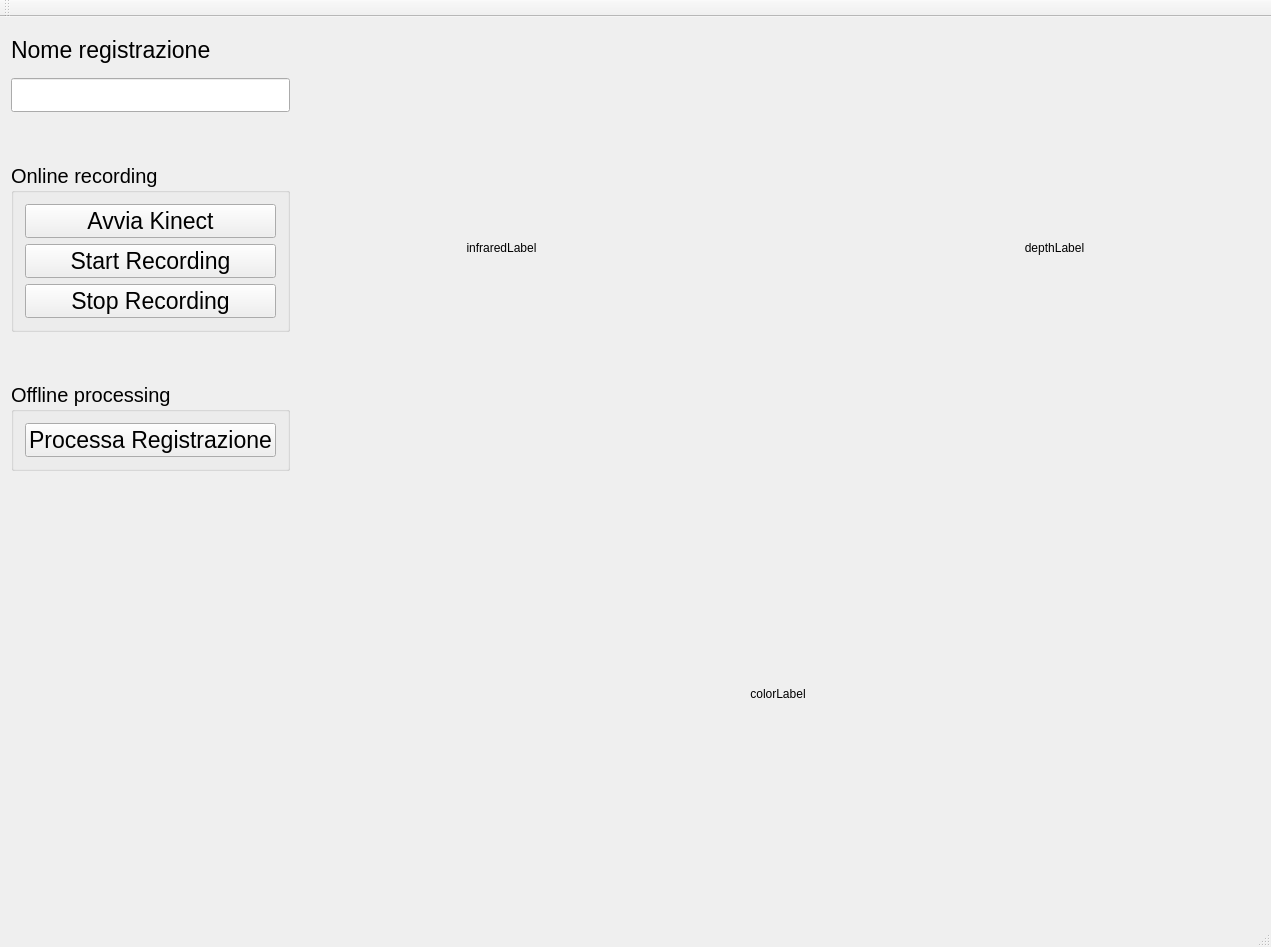
<?xml version="1.0" encoding="UTF-8"?>
<ui version="4.0">
 <class>QtWidgetsApplication1Class</class>
 <widget class="QMainWindow" name="QtWidgetsApplication1Class">
  <property name="geometry">
   <rect>
    <x>0</x>
    <y>0</y>
    <width>1271</width>
    <height>947</height>
   </rect>
  </property>
  <property name="windowTitle">
   <string>QtWidgetsApplication1</string>
  </property>
  <widget class="QWidget" name="centralWidget">
   <layout class="QHBoxLayout" name="horizontalLayout_2" stretch="1,4">
    <item>
     <layout class="QVBoxLayout" name="verticalLayout" stretch="1,1,1,1,1,1,10">
      <item>
       <widget class="QLabel" name="label">
        <property name="font">
         <font>
          <pointsize>17</pointsize>
         </font>
        </property>
        <property name="text">
         <string>Nome registrazione</string>
        </property>
       </widget>
      </item>
      <item>
       <widget class="QLineEdit" name="fileNameInput">
        <property name="font">
         <font>
          <pointsize>17</pointsize>
         </font>
        </property>
       </widget>
      </item>
      <item>
       <spacer name="verticalSpacer_2">
        <property name="orientation">
         <enum>Qt::Vertical</enum>
        </property>
        <property name="sizeHint" stdset="0">
         <size>
          <width>20</width>
          <height>40</height>
         </size>
        </property>
       </spacer>
      </item>
      <item>
       <widget class="QGroupBox" name="groupBox">
        <property name="font">
         <font>
          <pointsize>15</pointsize>
         </font>
        </property>
        <property name="title">
         <string>Online recording</string>
        </property>
        <layout class="QVBoxLayout" name="verticalLayout_3">
         <item>
          <widget class="QPushButton" name="avviaKinect">
           <property name="font">
            <font>
             <pointsize>17</pointsize>
            </font>
           </property>
           <property name="text">
            <string>Avvia Kinect</string>
           </property>
           <property name="autoDefault">
            <bool>false</bool>
           </property>
          </widget>
         </item>
         <item>
          <widget class="QPushButton" name="startRecordingButton">
           <property name="font">
            <font>
             <pointsize>17</pointsize>
            </font>
           </property>
           <property name="text">
            <string>Start Recording</string>
           </property>
           <property name="autoDefault">
            <bool>false</bool>
           </property>
          </widget>
         </item>
         <item>
          <widget class="QPushButton" name="stopRecordingButton">
           <property name="font">
            <font>
             <pointsize>17</pointsize>
            </font>
           </property>
           <property name="text">
            <string>Stop Recording</string>
           </property>
          </widget>
         </item>
        </layout>
       </widget>
      </item>
      <item>
       <spacer name="verticalSpacer_3">
        <property name="orientation">
         <enum>Qt::Vertical</enum>
        </property>
        <property name="sizeHint" stdset="0">
         <size>
          <width>20</width>
          <height>40</height>
         </size>
        </property>
       </spacer>
      </item>
      <item>
       <widget class="QGroupBox" name="groupBox_2">
        <property name="font">
         <font>
          <pointsize>15</pointsize>
         </font>
        </property>
        <property name="title">
         <string>Offline processing</string>
        </property>
        <layout class="QVBoxLayout" name="verticalLayout_4">
         <item>
          <widget class="QPushButton" name="pushButtoprocessfileP">
           <property name="font">
            <font>
             <pointsize>17</pointsize>
            </font>
           </property>
           <property name="text">
            <string>Processa Registrazione</string>
           </property>
          </widget>
         </item>
        </layout>
       </widget>
      </item>
      <item>
       <spacer name="verticalSpacer">
        <property name="orientation">
         <enum>Qt::Vertical</enum>
        </property>
        <property name="sizeHint" stdset="0">
         <size>
          <width>20</width>
          <height>40</height>
         </size>
        </property>
       </spacer>
      </item>
     </layout>
    </item>
    <item>
     <layout class="QVBoxLayout" name="verticalLayout_2">
      <item>
       <layout class="QHBoxLayout" name="horizontalLayout_3" stretch="3,1,3">
        <item>
         <widget class="QLabel" name="infraredLabel">
          <property name="text">
           <string>infraredLabel</string>
          </property>
          <property name="alignment">
           <set>Qt::AlignCenter</set>
          </property>
         </widget>
        </item>
        <item>
         <spacer name="horizontalSpacer">
          <property name="orientation">
           <enum>Qt::Horizontal</enum>
          </property>
          <property name="sizeHint" stdset="0">
           <size>
            <width>40</width>
            <height>20</height>
           </size>
          </property>
         </spacer>
        </item>
        <item>
         <widget class="QLabel" name="depthLabel">
          <property name="text">
           <string>depthLabel</string>
          </property>
          <property name="alignment">
           <set>Qt::AlignCenter</set>
          </property>
         </widget>
        </item>
       </layout>
      </item>
      <item>
       <widget class="QLabel" name="colorLabel">
        <property name="enabled">
         <bool>true</bool>
        </property>
        <property name="text">
         <string>colorLabel</string>
        </property>
        <property name="alignment">
         <set>Qt::AlignCenter</set>
        </property>
       </widget>
      </item>
     </layout>
    </item>
   </layout>
  </widget>
  <widget class="QMenuBar" name="menuBar">
   <property name="geometry">
    <rect>
     <x>0</x>
     <y>0</y>
     <width>1271</width>
     <height>22</height>
    </rect>
   </property>
  </widget>
  <widget class="QToolBar" name="mainToolBar">
   <attribute name="toolBarArea">
    <enum>TopToolBarArea</enum>
   </attribute>
   <attribute name="toolBarBreak">
    <bool>false</bool>
   </attribute>
  </widget>
  <widget class="QStatusBar" name="statusBar"/>
 </widget>
 <layoutdefault spacing="6" margin="11"/>
 <resources>
  <include location="QtWidgetsApplication1.qrc"/>
 </resources>
 <connections/>
</ui>
